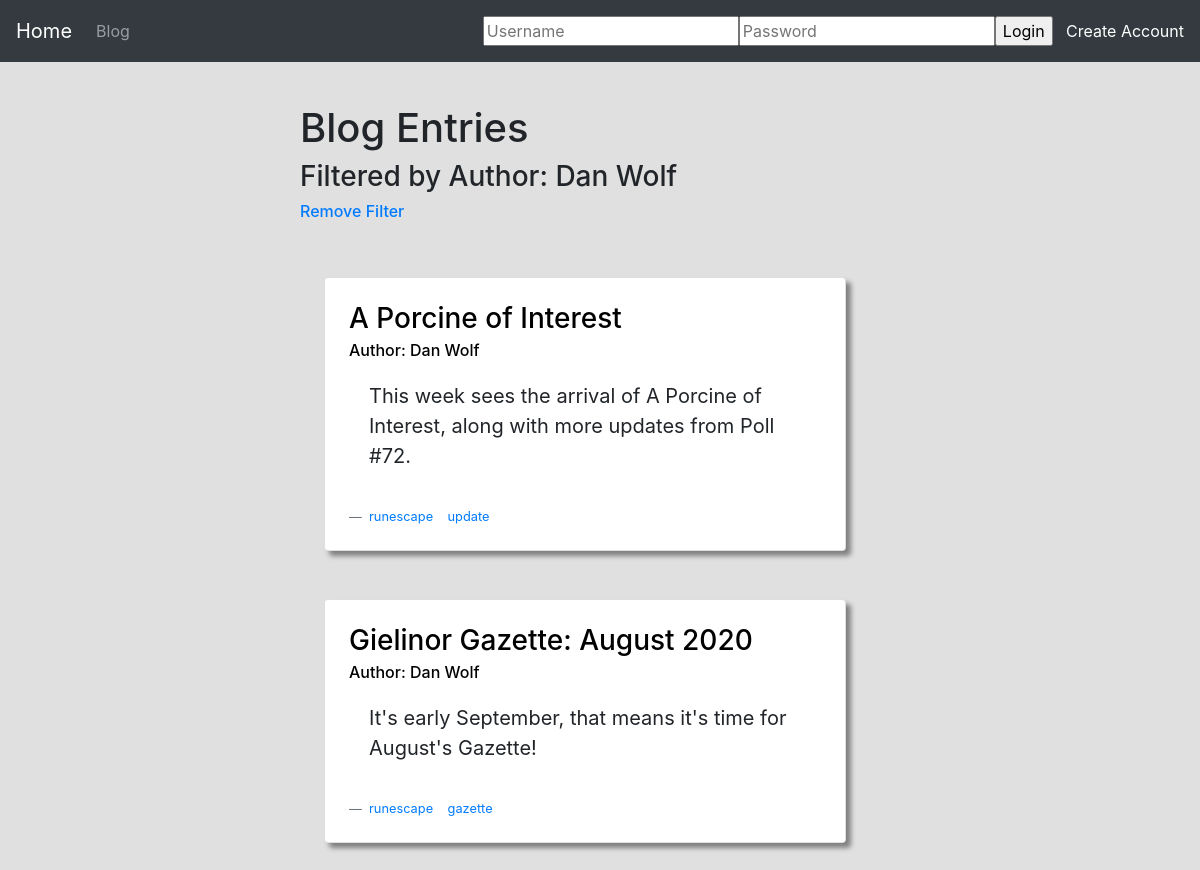
Screenshot of /blog/author/Dan Wolf with the database file from the repository.
### blog/models.py (models this page shows, shortened)
class Blog(models.Model):
    author = models.CharField(max_length=64)
    title = models.CharField(max_length=128)
    abstract = models.CharField(max_length=300)
    content = models.CharField(max_length=10000)
    tags = models.CharField(max_length=1000, blank=True)

### blog/views.py (the view)
# urls.py: path("author/<str:author>", views.filter_author, name="author"),
def filter_author(request, author):
    blogs, tags = get_blogs_tags()
    blogs = Blog.objects.filter(author=author)
    return render(request, "blog/index.html", {
        "blogs": blogs,
        "tags": tags,
        "filter_type": "author",
        "author": author,
        "tasks_due": tasks_due(request),
    })

### blog/views.py (called while the page is built)
def tasks_due(request):
    return len(Task.objects.filter(user=request.user).all()) if request.user.is_authenticated else None

def get_blogs_tags():
    blogs = Blog.objects.all()
    tags = {blog.id: blog.tags.split(', ') for blog in blogs}
    return blogs, tags

### blog/templates/blog/index.html (shortened to what this page needs)
{% extends 'main/layout.html' %}
{% block body %}
    <div class="row w-100">
        <div class="col-3 w-100"></div>
        <div class="col-9">
            {% if blogs %}
            <h1>Blog Entries</h1>
            {% endif %}
            {% if filter_type == "author" %}
            <h3>Filtered by Author: {{ author }}</h3>
            <h6><a href="{% url 'blog:index' %}">Remove Filter</a></h6>
            {% elif filter_type == "tag" %}
            <h3>Filtered by Tag: {{ tag }}</h3>
            <h6><a href="{% url 'blog:index' %}">Remove Filter</a></h6>
            {% endif %}
        </div>
    </div>
    <div class="row w-100 pb-5">
        {% for blog in blogs %}
            <div class="col-9 mx-auto pt-5 mt-0 w-100 align-self-center">
                <div class="card p-4 my-auto" style="width: 60%; margin: auto; box-shadow: 5px 5px 5px Gray;">
                    <h3 class="card-title">
                        <a style="color: black;" href="{% url 'blog:entry' blog.id %}">{{ blog.title }}</a>
                    </h3>
                    <h6 class="card-subtitle">
                        <a style="color: black;" href="{% url 'blog:author' blog.author %}">Author: {{ blog.author }}</a>
                    </h6>
                    <div class="card-body">
                        <blockquote class="blockquote mb-0">
                            <p>{{ blog.abstract }}</p>
                        </blockquote>
                    </div>
                    <footer class="blockquote-footer">
                        {% for key, value in tags.items %}
                            {% if key == blog.id %}
                                {% for tag in value %}
                                <a href="{% url 'blog:tag' tag %}">{{ tag }}</a> &nbsp;&nbsp;
                                {% endfor %}
                            {% endif %}
                        {% endfor %}
                    </footer>
                </div>
            </div>
        {% empty %}
        <div class=col-3 w-100"></div>
            <div class="col-9 w-100">
                <h1>No Blogs Found</h1>
            </div>
        {% endfor %}
    </div>
{% endblock %}

### rows the page displays
Blog: title "A Porcine of Interest", author "Dan Wolf", abstract "This week sees the arrival of A Porcine of Interest, along with more updates from Poll #72.", value "runescape" "update"
Blog: title "Gielinor Gazette: August 2020", author "Dan Wolf", abstract "It's early September, that means it's time for August's Gazette!", value "runescape" "gazette"

### other values shown
{{ author }} "Dan Wolf"
